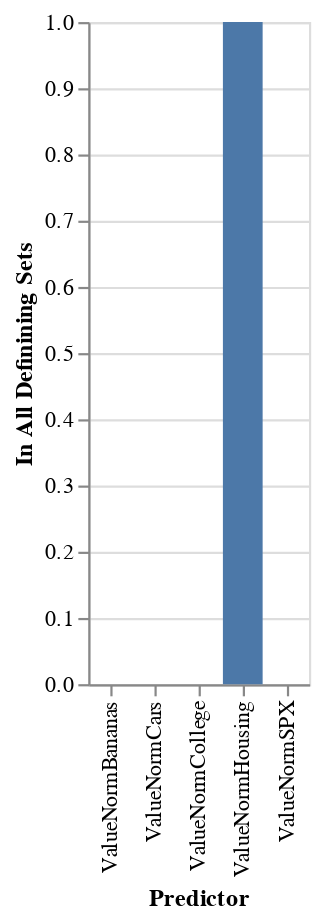

This figure's notebook cell:
### Code cell
xAxis = [String(n) for n in names(X)]
yAxis = [n in inter ? 1 : 0 for n in 1:ncol(X)]
@vlplot(:bar, 
    y={yAxis, axis={title="In All Definining Sets"}},
    x={xAxis, axis={title="Predictor"}}
)

### Figure 1 — Vega-Lite specification as saved in the notebook (floating-point values rounded to 4 significant figures)
{"data": {"values": [{"x": "ValueNormCollege", "y": 0}, {"x": "ValueNormHousing", "y": 1}, {"x": "ValueNormCars", "y": 0}, {"x": "ValueNormBananas", "y": 0}, {"x": "ValueNormSPX", "y": 0}]}, "encoding": {"x": {"axis": {"title": "Predictor"}, "field": "x", "title": null, "type": "nominal"}, "y": {"axis": {"title": "In All Definining Sets"}, "field": "y", "title": null, "type": "quantitative"}}, "mark": "bar"}
